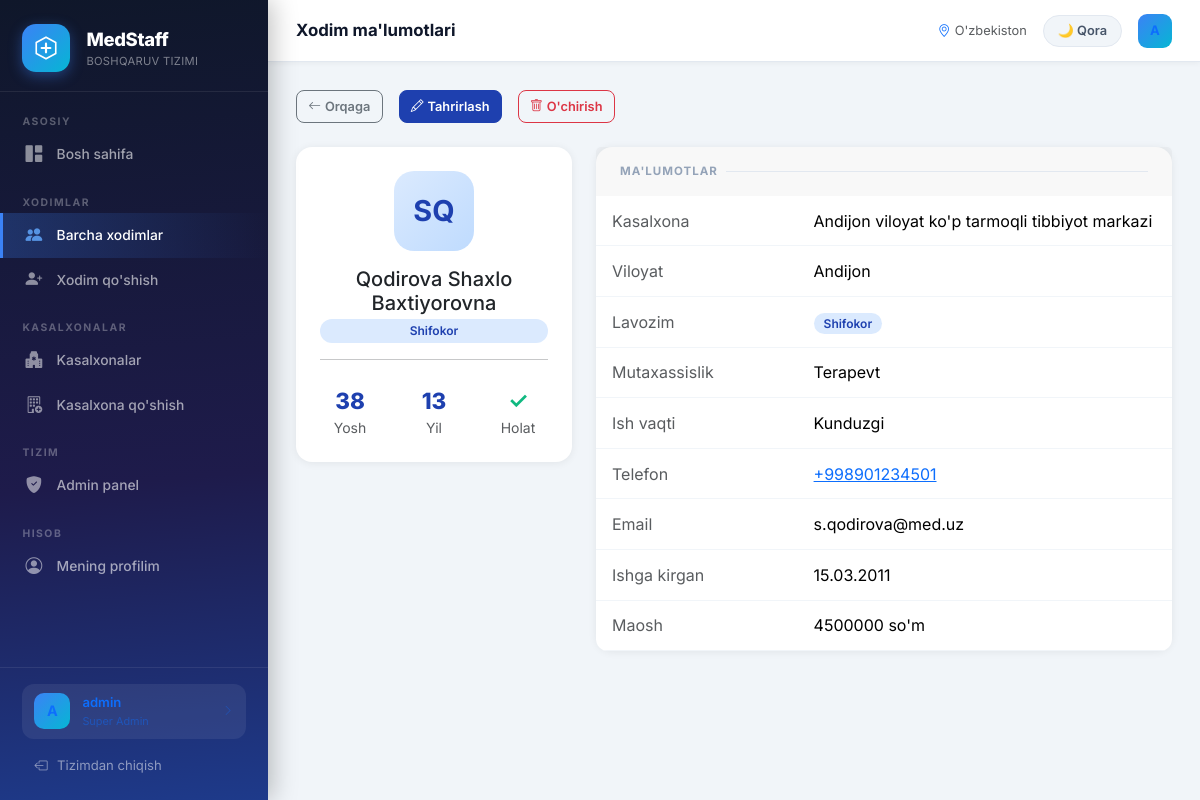
Screenshot of /staff/1/ (signed in) with the database file from the repository.
### frontend/models.py (models this page shows, shortened)
class Staff(models.Model):
    first_name = models.CharField(max_length=100, verbose_name='Ism')
    last_name = models.CharField(max_length=100, verbose_name='Familiya')
    middle_name = models.CharField(max_length=100, blank=True, verbose_name='Otasining ismi')
    age = models.PositiveIntegerField(verbose_name='Yosh')
    position = models.CharField(max_length=50, choices=POSITION_CHOICES, verbose_name='Lavozim')
    specialization = models.CharField(max_length=200, blank=True, verbose_name='Mutaxassislik')
    hospital = models.ForeignKey(Hospital, on_delete=models.CASCADE,
                                  related_name='staff', verbose_name='Kasalxona')
    experience_years = models.PositiveIntegerField(default=0, verbose_name='Tajriba (yil)')
    shift = models.CharField(max_length=20, choices=SHIFT_CHOICES,
                              default='kunduzgi', verbose_name='Ish vaqti')
    phone = models.CharField(max_length=20, blank=True, verbose_name='Telefon')
    email = models.EmailField(blank=True, verbose_name='Email')
    photo = models.ImageField(upload_to='staff/', blank=True, null=True, verbose_name='Rasm')
    salary = models.DecimalField(max_digits=12, decimal_places=0,
                                  null=True, blank=True, verbose_name='Maosh (so\'m)')
    is_active = models.BooleanField(default=True, verbose_name='Faol')
    hired_date = models.DateField(null=True, blank=True, verbose_name='Ishga kirgan sana')
    notes = models.TextField(blank=True, verbose_name='Izoh')
    created_at = models.DateTimeField(auto_now_add=True)
    class Meta:
        verbose_name = 'Xodim'
        verbose_name_plural = 'Xodimlar'
        ordering = ['last_name', 'first_name']
    @property
    def full_name(self):
        parts = [self.last_name, self.first_name]
        if self.middle_name:
            parts.append(self.middle_name)
        return ' '.join(parts)

class Hospital(models.Model):
    name = models.CharField(max_length=200, verbose_name='Kasalxona nomi')
    hospital_type = models.CharField(max_length=50, choices=HOSPITAL_TYPE_CHOICES, verbose_name='Turi')
    region = models.CharField(max_length=50, choices=REGION_CHOICES, verbose_name='Viloyat')
    address = models.CharField(max_length=300, verbose_name='Manzil')
    phone = models.CharField(max_length=20, blank=True, verbose_name='Telefon')
    email = models.EmailField(blank=True, verbose_name='Email')
    website = models.URLField(blank=True, verbose_name='Veb-sayt')
    bed_count = models.PositiveIntegerField(default=0, verbose_name='O\'rin soni')
    is_active = models.BooleanField(default=True, verbose_name='Faol')
    created_at = models.DateTimeField(auto_now_add=True)
    class Meta:
        verbose_name = 'Kasalxona'
        verbose_name_plural = 'Kasalxonalar'
        ordering = ['name']

### frontend/views.py (the view)
# urls.py: path('staff/<int:pk>/', views.staff_detail, name='staff_detail'),
@login_required
def staff_detail(request, pk):
    person = get_object_or_404(Staff, pk=pk)
    return render(request, 'frontend/staff_detail.html', {'person': person})

### templates/frontend/staff_detail.html (shortened to what this page needs)
{% extends 'base.html' %}
{% block page_title %}Xodim ma'lumotlari{% endblock %}
{% block content %}
<div class="d-none d-md-block">
  <div class="d-flex align-items-center gap-3 mb-4">
    <a href="{% url 'staff_list' %}" class="btn btn-outline-secondary btn-sm"><i class="bi bi-arrow-left me-1"></i>Orqaga</a>
    {% if user.is_staff or user.is_superuser %}
    <a href="{% url 'staff_edit' person.pk %}" class="btn btn-primary btn-sm"><i class="bi bi-pencil me-1"></i>Tahrirlash</a>
    <a href="{% url 'staff_delete' person.pk %}" class="btn btn-outline-danger btn-sm"><i class="bi bi-trash me-1"></i>O'chirish</a>
    {% endif %}
  </div>
  <div class="row g-4">
    <div class="col-md-4">
      <div class="card text-center p-4">
        <div class="avatar mx-auto mb-3" style="width:80px;height:80px;border-radius:20px;font-size:1.8rem;">
          {% if person.photo %}<img src="{{ person.photo.url }}" width="80" height="80" style="border-radius:20px;object-fit:cover;">{% else %}{{ person.first_name.0 }}{{ person.last_name.0 }}{% endif %}
        </div>
        <h5 class="fw-700 mb-1">{{ person.full_name }}</h5>
        <span class="badge-pos">{{ person.get_position_display }}</span>
        <hr>
        <div class="row text-center mt-2">
          <div class="col-4"><div style="font-size:1.4rem;font-weight:800;color:#1e40af;">{{ person.age }}</div><div class="text-muted small">Yosh</div></div>
          <div class="col-4"><div style="font-size:1.4rem;font-weight:800;color:#1e40af;">{{ person.experience_years }}</div><div class="text-muted small">Yil</div></div>
          <div class="col-4"><div style="font-size:1.4rem;font-weight:800;color:{% if person.is_active %}#10b981{% else %}#ef4444{% endif %};">{% if person.is_active %}✓{% else %}✗{% endif %}</div><div class="text-muted small">Holat</div></div>
        </div>
      </div>
    </div>
    <div class="col-md-8">
      <div class="card">
        <div class="card-header border-0 py-3 px-4"><div class="section-label mb-0">MA'LUMOTLAR</div></div>
        <div class="card-body p-0">
          <table class="table mb-0">
            <tbody>
              <tr><td class="text-muted" style="width:35%">Kasalxona</td><td class="fw-600">{{ person.hospital.name }}</td></tr>
              <tr><td class="text-muted">Viloyat</td><td class="fw-600">{{ person.hospital.get_region_display }}</td></tr>
              <tr><td class="text-muted">Lavozim</td><td><span class="badge-pos">{{ person.get_position_display }}</span></td></tr>
              {% if person.specialization %}<tr><td class="text-muted">Mutaxassislik</td><td class="fw-600">{{ person.specialization }}</td></tr>{% endif %}
              <tr><td class="text-muted">Ish vaqti</td><td class="fw-600">{{ person.get_shift_display }}</td></tr>
              {% if person.phone %}<tr><td class="text-muted">Telefon</td><td><a href="tel:{{ person.phone }}" class="text-primary fw-600">{{ person.phone }}</a></td></tr>{% endif %}
              {% if person.email %}<tr><td class="text-muted">Email</td><td class="fw-600">{{ person.email }}</td></tr>{% endif %}
              {% if person.hired_date %}<tr><td class="text-muted">Ishga kirgan</td><td class="fw-600">{{ person.hired_date|date:"d.m.Y" }}</td></tr>{% endif %}
              {% if person.salary %}<tr><td class="text-muted">Maosh</td><td class="fw-600">{{ person.salary|floatformat:0 }} so'm</td></tr>{% endif %}
            </tbody>
          </table>
        </div>
      </div>
    </div>
  </div>
</div>
{% endblock %}

### templates/base.html (shortened to what this page needs)
<!DOCTYPE html>
<html lang="uz">
<head>
    <link href="https://cdnjs.cloudflare.com/ajax/libs/font-awesome/7.0.1/css/all.min.css" rel="stylesheet">
    <link href="https://cdn.jsdelivr.net/npm/bootstrap@5.3.2/dist/css/bootstrap.min.css" rel="stylesheet">
    <link href="https://cdn.jsdelivr.net/npm/bootstrap-icons@1.11.3/font/bootstrap-icons.css" rel="stylesheet">
</head>
<body>
{% if user.is_authenticated %}
<nav class="sidebar" id="sidebar">
    <div class="sidebar-brand">
        <div class="d-flex align-items-center gap-3">
            <div class="logo-circle">
                <svg width="26" height="26" viewBox="0 0 24 24" fill="none">
                    <path d="M12 2L3 7v10l9 5 9-5V7L12 2z" stroke="white" stroke-width="1.5" stroke-linejoin="round"/>
                    <path d="M12 8v8M8 12h8" stroke="white" stroke-width="2" stroke-linecap="round"/>
                </svg>
            </div>
            <div>
                <div class="brand-name">MedStaff</div>
                <div class="brand-sub">BOSHQARUV TIZIMI</div>
            </div>
        </div>
    </div>
    <div class="sidebar-nav">
        <div class="nav-section">Asosiy</div>
        <a href="{% url 'home' %}" class="nav-link-item {% if request.resolver_match.url_name == 'home' %}active{% endif %}">
            <i class="bi bi-grid-1x2-fill"></i> Bosh sahifa
        </a>
        <div class="nav-section mt-2">Xodimlar</div>
        <a href="{% url 'staff_list' %}" class="nav-link-item {% if 'staff_list' in request.resolver_match.url_name or 'staff_detail' in request.resolver_match.url_name %}active{% endif %}">
            <i class="bi bi-people-fill"></i> Barcha xodimlar
        </a>
        {% if user.is_staff or user.is_superuser %}
        <a href="{% url 'staff_add' %}" class="nav-link-item {% if 'staff_add' in request.resolver_match.url_name %}active{% endif %}">
            <i class="bi bi-person-plus-fill"></i> Xodim qo'shish
        </a>
        {% endif %}
        <div class="nav-section mt-2">Kasalxonalar</div>
        <a href="{% url 'hospital_list' %}" class="nav-link-item {% if 'hospital_list' in request.resolver_match.url_name or 'hospital_detail' in request.resolver_match.url_name %}active{% endif %}">
            <i class="bi bi-hospital-fill"></i> Kasalxonalar
        </a>
        {% if request.user.is_staff or request.user.is_superuser %}
        <a href="{% url 'hospital_add' %}" class="nav-link-item {% if 'hospital_add' in request.resolver_match.url_name %}active{% endif %}">
            <i class="bi bi-building-add"></i> Kasalxona qo'shish
        </a>
        {% endif %}
        {% if user.is_staff or user.is_superuser %}
        <div class="nav-section mt-2">Tizim</div>
        <a href="/admin/" class="nav-link-item">
            <i class="bi bi-shield-fill-check"></i> Admin panel
        </a>
        {% endif %}
        <div class="nav-section mt-2">Hisob</div>
        <a href="{% url 'profile' %}" class="nav-link-item {% if 'profile' in request.resolver_match.url_name %}active{% endif %}">
            <i class="bi bi-person-circle"></i> Mening profilim
        </a>
    </div>
    <div class="sidebar-footer">
        <a href="{% url 'profile' %}" class="user-badge text-decoration-none" style="transition: background .2s;">
            <div class="user-avatar">{% if user.first_name %}{{ user.first_name.0|upper }}{{ user.last_name.0|upper }}{% else %}{{ user.username.0|upper }}{% endif %}</div>
            <div style="overflow:hidden; flex:1;">
                <div class="user-name">{{ user.get_full_name|default:user.username }}</div>
                <div class="user-role">{% if user.is_superuser %}Super Admin{% elif user.is_staff %}Admin{% else %}Foydalanuvchi{% endif %}</div>
            </div>
            <i class="bi bi-chevron-right" style="font-size:.7rem; opacity:.4; flex-shrink:0;"></i>
        </a>
        <a href="{% url 'logout' %}" class="logout-btn">
            <i class="bi bi-box-arrow-left"></i> Tizimdan chiqish
        </a>
    </div>
</nav>
{% endif %}
<div class="{% if user.is_authenticated %}main-content{% endif %}">
    {% if user.is_authenticated %}
    <div class="topbar">
        <div class="topbar-left">
            <span class="topbar-title">{% block page_title %}MedStaff{% endblock %}</span>
        </div>
        <div class="d-flex align-items-center gap-3">
            <span class="text-muted" style="font-size:.8rem">
                <i class="bi bi-geo-alt text-primary me-1"></i>O'zbekiston
            </span>
            <button id="themeBtnDesktop" style="height:32px;padding:0 14px;background:var(--desk-theme-bg,#f1f5f9);border:1.5px solid var(--desk-theme-border,#e2e8f0);border-radius:20px;color:var(--desk-theme-color,#475569);font-size:.8rem;font-weight:600;cursor:pointer;font-family:inherit;display:flex;align-items:center;gap:5px;transition:all .2s;">🌙 Qora</button>
            <a href="{% url 'profile' %}" style="text-decoration:none;">
                <div class="user-avatar" style="width:34px;height:34px;font-size:.82rem;border-radius:9px;cursor:pointer;" title="Profil">
                    {% if user.first_name %}{{ user.first_name.0|upper }}{{ user.last_name.0|upper }}{% else %}{{ user.username.0|upper }}{% endif %}
                </div>
            </a>
        </div>
    </div>
    {% endif %}
    <div class="page-content">
        {% block content %}{% endblock %}
    </div>
</div>
</body>
</html>

### templates/base.html (style rules this page uses)
:root { --primary: #1e40af; --primary-light: #3b82f6; --primary-dark: #1e3a8a; --secondary: #06b6d4; --accent: #10b981; --danger: #ef4444; --warning: #f59e0b; --bg: #f1f5f9; --sidebar-w: 268px; --card-radius: 16px; }
* { box-sizing: border-box; margin: 0; padding: 0; }
body { background: var(--bg); font-family: 'Inter', 'Segoe UI', system-ui, sans-serif; }
.sidebar { position: fixed; top: 0; left: 0; width: var(--sidebar-w); height: 100vh; background: linear-gradient(175deg, #0f172a 0%, #1e1b4b 60%, #1e3a8a 100%); color: white; overflow-y: auto; z-index: 200; display: flex; flex-direction: column; box-shadow: 4px 0 24px rgba(0,0,0,.25); }
.sidebar-brand { padding: 1.5rem 1.4rem 1.2rem; border-bottom: 1px solid rgba(255,255,255,.08); flex-shrink: 0; }
.logo-circle { width: 48px; height: 48px; background: linear-gradient(135deg, #3b82f6, #06b6d4); border-radius: 14px; display: flex; align-items: center; justify-content: center; font-size: 1.4rem; flex-shrink: 0; box-shadow: 0 4px 14px rgba(59,130,246,.4); }
.brand-name { font-size: 1.15rem; font-weight: 800; letter-spacing: -.3px; }
.brand-sub { font-size: .7rem; opacity: .45; letter-spacing: .3px; }
.sidebar-nav { padding: .75rem 0; flex: 1; overflow-y: auto; }
.nav-section { padding: .6rem 1.4rem .2rem; font-size: .65rem; font-weight: 700; text-transform: uppercase; letter-spacing: 1.5px; color: rgba(255,255,255,.3); }
.nav-link-item { display: flex; align-items: center; gap: .7rem; padding: .6rem 1.4rem; color: rgba(255,255,255,.6); text-decoration: none; font-size: .865rem; font-weight: 500; transition: all .2s; border-left: 3px solid transparent; }
.nav-link-item.active { color: white; background: linear-gradient(90deg, rgba(59,130,246,.25), transparent); border-left-color: #3b82f6; }
.nav-link-item.active i { color: #60a5fa; }
.nav-link-item i { font-size: 1.05rem; width: 20px; opacity: .85; }
.sidebar-footer { padding: 1rem 1.4rem; border-top: 1px solid rgba(255,255,255,.08); flex-shrink: 0; }
.user-badge { display: flex; align-items: center; gap: .75rem; padding: .6rem .75rem; background: rgba(255,255,255,.07); border-radius: 12px; margin-bottom: .6rem; }
.user-avatar { width: 36px; height: 36px; border-radius: 10px; background: linear-gradient(135deg, #3b82f6, #06b6d4); display: flex; align-items: center; justify-content: center; font-weight: 700; font-size: .9rem; flex-shrink: 0; }
.user-name { font-size: .82rem; font-weight: 600; white-space: nowrap; overflow: hidden; text-overflow: ellipsis; }
.user-role { font-size: .68rem; opacity: .45; }
.logout-btn { display: flex; align-items: center; gap: .6rem; padding: .5rem .75rem; border-radius: 10px; color: rgba(255,255,255,.5); text-decoration: none; font-size: .82rem; transition: all .2s; }
.main-content { margin-left: var(--sidebar-w); min-height: 100vh; }
.topbar { background: white; padding: .85rem 1.75rem; border-bottom: 1px solid #e2e8f0; display: flex; align-items: center; justify-content: space-between; position: sticky; top: 0; z-index: 100; box-shadow: 0 1px 6px rgba(0,0,0,.05); }
.topbar-left { display: flex; align-items: center; gap: .75rem; }
.topbar-title { font-weight: 700; font-size: 1.05rem; color: #0f172a; }
.page-content { padding: 1.75rem; }
.card { border: none; border-radius: var(--card-radius); box-shadow: 0 1px 8px rgba(0,0,0,.07); }
.badge-pos { background: #dbeafe; color: #1e40af; border-radius: 20px; padding: 3px 10px; font-size: .75rem; font-weight: 600; }
.table { border-radius: 12px; overflow: hidden; }
.table tbody td { padding: .8rem 1rem; vertical-align: middle; border-color: #f1f5f9; }
.table tbody tr { transition: background .15s; }
.avatar { width: 40px; height: 40px; border-radius: 11px; display: flex; align-items: center; justify-content: center; font-weight: 700; font-size: .88rem; flex-shrink: 0; background: linear-gradient(135deg, #dbeafe, #bfdbfe); color: #1e40af; }
.btn { border-radius: 10px; font-weight: 600; font-size: .86rem; padding: .5rem 1.1rem; transition: all .2s; }
.btn-primary { background: var(--primary); border-color: var(--primary); }
.btn-sm { padding: .35rem .7rem; font-size: .8rem; border-radius: 8px; }
.section-label { font-size: .72rem; font-weight: 700; text-transform: uppercase; letter-spacing: 1px; color: #94a3b8; margin-bottom: .75rem; display: flex; align-items: center; gap: .5rem; }
.section-label::after { content: ''; flex: 1; height: 1px; background: #e2e8f0; }

### rows the page displays
Staff: first_name.0 "S", last_name.0 "Q", full_name "Qodirova Shaxlo Baxtiyorovna", position "Shifokor", age "38", experience_years "13", hospital.name "Andijon viloyat ko'p tarmoqli tibbiyot markazi", hospital.region "Andijon", specialization "Terapevt", shift "Kunduzgi", phone "+998901234501", email "s.qodirova@med.uz", hired_date "15.03.2011", salary "4500000"

### other values shown
{{ user.username.0|upper }} "A"
{{ user.get_full_name|default:user.username }} "admin"
